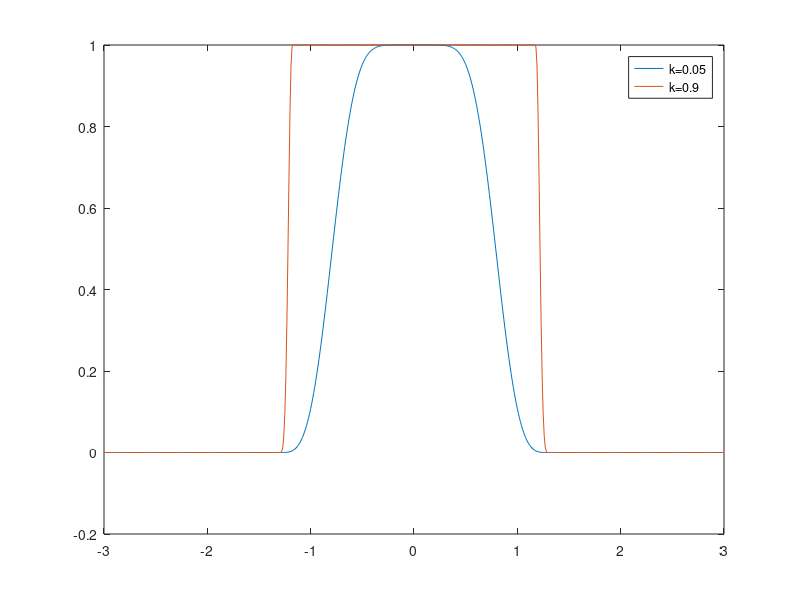

The MATLAB script that drew this image:

f = [-3:0.01:3];
s = size(f);
R = 1.3*ones(1,s(2));
h = f.^2-R.^2;
k = 0.05;
w1 = 1-((min(0,(min(0,h)).^4-((k*R).^2-R.^2).^4)).^4)./((k*R).^2-R.^2).^16;
k = 0.9;
w2 = 1-((min(0,(min(0,h)).^4-((k*R).^2-R.^2).^4)).^4)./((k*R).^2-R.^2).^16;

plot(f,w1,f,w2);
legend('k=0.05','k=0.9');